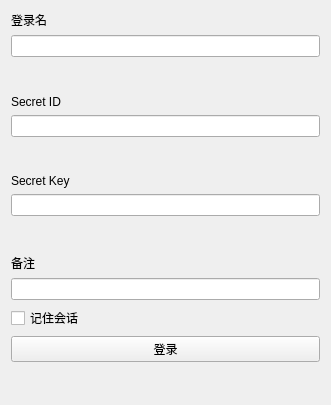
<?xml version="1.0" encoding="UTF-8"?>
<ui version="4.0">
 <class>LoginDialog</class>
 <widget class="QWidget" name="LoginDialog">
  <property name="geometry">
   <rect>
    <x>0</x>
    <y>0</y>
    <width>331</width>
    <height>405</height>
   </rect>
  </property>
  <property name="windowTitle">
   <string>Form</string>
  </property>
  <layout class="QHBoxLayout" name="horizontalLayout">
   <item>
    <layout class="QVBoxLayout" name="verticalLayout">
     <item>
      <widget class="QLabel" name="labelLoginName">
       <property name="text">
        <string>登录名</string>
       </property>
      </widget>
     </item>
     <item>
      <widget class="QLineEdit" name="lineEdit_4"/>
     </item>
     <item>
      <spacer name="verticalSpacer">
       <property name="orientation">
        <enum>Qt::Vertical</enum>
       </property>
       <property name="sizeHint" stdset="0">
        <size>
         <width>20</width>
         <height>40</height>
        </size>
       </property>
      </spacer>
     </item>
     <item>
      <widget class="QLabel" name="labelLoginName_2">
       <property name="text">
        <string>Secret ID</string>
       </property>
      </widget>
     </item>
     <item>
      <widget class="QLineEdit" name="lineEdit_3"/>
     </item>
     <item>
      <spacer name="verticalSpacer_2">
       <property name="orientation">
        <enum>Qt::Vertical</enum>
       </property>
       <property name="sizeHint" stdset="0">
        <size>
         <width>20</width>
         <height>40</height>
        </size>
       </property>
      </spacer>
     </item>
     <item>
      <widget class="QLabel" name="labelLoginName_3">
       <property name="text">
        <string>Secret Key</string>
       </property>
      </widget>
     </item>
     <item>
      <widget class="QLineEdit" name="lineEdit_2"/>
     </item>
     <item>
      <spacer name="verticalSpacer_3">
       <property name="orientation">
        <enum>Qt::Vertical</enum>
       </property>
       <property name="sizeHint" stdset="0">
        <size>
         <width>20</width>
         <height>40</height>
        </size>
       </property>
      </spacer>
     </item>
     <item>
      <widget class="QLabel" name="labelLoginName_4">
       <property name="text">
        <string>备注</string>
       </property>
      </widget>
     </item>
     <item>
      <widget class="QLineEdit" name="lineEdit"/>
     </item>
     <item>
      <widget class="QCheckBox" name="checkBox">
       <property name="text">
        <string>记住会话</string>
       </property>
      </widget>
     </item>
     <item>
      <widget class="QPushButton" name="pushButton">
       <property name="text">
        <string>登录</string>
       </property>
      </widget>
     </item>
     <item>
      <spacer name="verticalSpacer_4">
       <property name="orientation">
        <enum>Qt::Vertical</enum>
       </property>
       <property name="sizeHint" stdset="0">
        <size>
         <width>20</width>
         <height>40</height>
        </size>
       </property>
      </spacer>
     </item>
    </layout>
   </item>
  </layout>
 </widget>
 <resources/>
 <connections/>
</ui>
